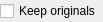
<?xml version="1.0" encoding="UTF-8"?>
<ui version="4.0">
 <class>LC_ModifyStretchOptions</class>
 <widget class="QWidget" name="LC_ModifyStretchOptions">
  <property name="geometry">
   <rect>
    <x>0</x>
    <y>0</y>
    <width>103</width>
    <height>22</height>
   </rect>
  </property>
  <property name="windowTitle">
   <string>Form</string>
  </property>
  <layout class="QGridLayout" name="gridLayout">
   <property name="leftMargin">
    <number>0</number>
   </property>
   <property name="topMargin">
    <number>1</number>
   </property>
   <property name="rightMargin">
    <number>0</number>
   </property>
   <property name="bottomMargin">
    <number>1</number>
   </property>
   <item row="0" column="0">
    <widget class="QCheckBox" name="cbKeepOriginals">
     <property name="toolTip">
      <string>If checked, original entities will survive, otherwise they will be removed.</string>
     </property>
     <property name="text">
      <string>Keep originals</string>
     </property>
    </widget>
   </item>
   <item row="0" column="1">
    <spacer name="horizontalSpacer">
     <property name="orientation">
      <enum>Qt::Horizontal</enum>
     </property>
     <property name="sizeHint" stdset="0">
      <size>
       <width>0</width>
       <height>20</height>
      </size>
     </property>
    </spacer>
   </item>
  </layout>
 </widget>
 <resources/>
 <connections/>
</ui>
